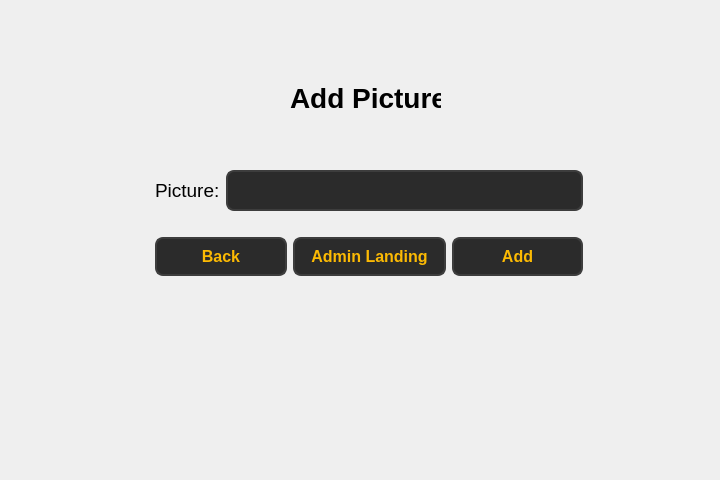
<?xml version="1.0" encoding="UTF-8"?>
<ui version="4.0">
 <class>Form</class>
 <widget class="QWidget" name="Form">
  <property name="geometry">
   <rect>
    <x>0</x>
    <y>0</y>
    <width>720</width>
    <height>480</height>
   </rect>
  </property>
  <property name="windowTitle">
   <string>Form</string>
  </property>
  <widget class="QWidget" name="layoutWidget">
   <property name="geometry">
    <rect>
     <x>155</x>
     <y>150</y>
     <width>428</width>
     <height>148</height>
    </rect>
   </property>
   <layout class="QVBoxLayout" name="verticalLayout">
    <item>
     <layout class="QHBoxLayout" name="horizontalLayout">
      <item>
       <widget class="QLabel" name="label_4">
        <property name="font">
         <font>
          <pointsize>14</pointsize>
         </font>
        </property>
        <property name="text">
         <string>Picture:</string>
        </property>
       </widget>
      </item>
      <item>
       <widget class="QLineEdit" name="lineEdit_3">
        <property name="styleSheet">
         <string notr="true">QLineEdit {
        background-color: #2b2b2b;  /* Dark background */
        color: #fcba03;  /* Text color */
        border: 2px solid #3d3d3d;  /* Border color */
        border-radius: 8px;  /* Rounded corners */
        padding: 8px;  /* Padding inside the input field */
        font-size: 16px;  /* Font size */
        font-weight: bold;  /* Bold font */
    }

    QLineEdit:hover {
        background-color: #3d3d3d;  /* Background when hovered */
        border: 2px solid #fcba03;  /* Border color when hovered */
    }

    QLineEdit:focus {
        background-color: #1a1a1a;  /* Background when focused */
        border: 2px solid #fcba03;  /* Border color when focused */
        color: #ffffff;  /* Text color when focused */
    }</string>
        </property>
       </widget>
      </item>
     </layout>
    </item>
    <item>
     <layout class="QHBoxLayout" name="horizontalLayout_3">
      <item>
       <widget class="QPushButton" name="pushButton_back">
        <property name="styleSheet">
         <string notr="true">QPushButton {
        background-color: #2b2b2b;  
        color: #fcba03;              
        border: 2px solid #3d3d3d;      
        border-radius: 8px;          
        padding: 8px 16px;            
        font-size: 16px;            
        font-weight: bold;
    
    }

    QPushButton:hover {
        background-color: #fcba03;
		 color: #000000;
        border: 2px solid #5a5a5a;    
    }

    QPushButton:pressed {
        background-color: #1a1a1a;      
        border: 2px solid #2b2b2b;      
    }</string>
        </property>
        <property name="text">
         <string>Back</string>
        </property>
       </widget>
      </item>
      <item>
       <widget class="QPushButton" name="pushButton_4">
        <property name="styleSheet">
         <string notr="true">QPushButton {
        background-color: #2b2b2b;  
        color: #fcba03;              
        border: 2px solid #3d3d3d;      
        border-radius: 8px;          
        padding: 8px 16px;            
        font-size: 16px;            
        font-weight: bold;
    
    }

    QPushButton:hover {
        background-color: #fcba03;
		 color: #000000;
        border: 2px solid #5a5a5a;    
    }

    QPushButton:pressed {
        background-color: #1a1a1a;      
        border: 2px solid #2b2b2b;      
    }</string>
        </property>
        <property name="text">
         <string>Admin Landing</string>
        </property>
       </widget>
      </item>
      <item>
       <widget class="QPushButton" name="pushButton">
        <property name="styleSheet">
         <string notr="true">QPushButton {
        background-color: #2b2b2b;  
        color: #fcba03;              
        border: 2px solid #3d3d3d;      
        border-radius: 8px;          
        padding: 8px 16px;            
        font-size: 16px;            
        font-weight: bold;
    
    }

    QPushButton:hover {
        background-color: #fcba03;
		 color: #000000;
        border: 2px solid #5a5a5a;    
    }

    QPushButton:pressed {
        background-color: #1a1a1a;      
        border: 2px solid #2b2b2b;      
    }</string>
        </property>
        <property name="text">
         <string>Add</string>
        </property>
       </widget>
      </item>
     </layout>
    </item>
   </layout>
  </widget>
  <widget class="QLabel" name="label">
   <property name="geometry">
    <rect>
     <x>290</x>
     <y>77</y>
     <width>151</width>
     <height>41</height>
    </rect>
   </property>
   <property name="font">
    <font>
     <pointsize>21</pointsize>
     <bold>true</bold>
    </font>
   </property>
   <property name="text">
    <string>Add Picture</string>
   </property>
  </widget>
 </widget>
 <resources/>
 <connections/>
</ui>
